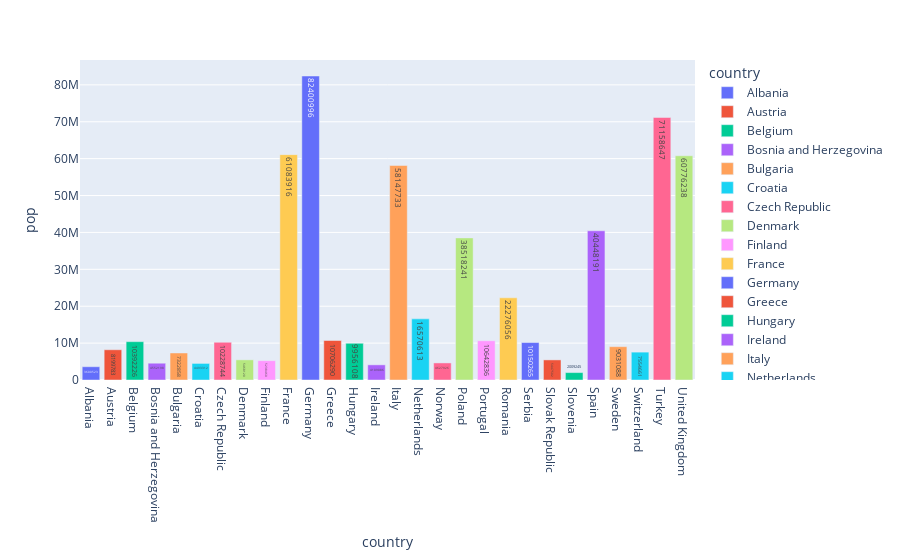

Notebook code for this chart:
### Code cell
df_eru=px.data.gapminder().query("continent == 'Europe' and year== 2007 and pop > 2.e6")
fig=px.bar(df_eru,y='pop',x='country',text='pop',color='country')
fig

### Figure 1 — Plotly figure (JSON) as saved in the notebook; plotly's stock layout.template omitted (floating-point values rounded to 4 significant figures)
{"data": [{"alignmentgroup": "True", "hovertemplate": "country=%{x}<br>pop=%{text}<extra></extra>", "legendgroup": "Albania", "marker": {"color": "#636efa", "pattern": {"shape": ""}}, "name": "Albania", "offsetgroup": "Albania", "orientation": "v", "showlegend": true, "text": ["3600523"], "textposition": "auto", "type": "bar", "x": ["Albania"], "xaxis": "x", "y": [3600523], "yaxis": "y"}, {"alignmentgroup": "True", "hovertemplate": "country=%{x}<br>pop=%{text}<extra></extra>", "legendgroup": "Austria", "marker": {"color": "#EF553B", "pattern": {"shape": ""}}, "name": "Austria", "offsetgroup": "Austria", "orientation": "v", "showlegend": true, "text": ["8199783"], "textposition": "auto", "type": "bar", "x": ["Austria"], "xaxis": "x", "y": [8199783], "yaxis": "y"}, {"alignmentgroup": "True", "hovertemplate": "country=%{x}<br>pop=%{text}<extra></extra>", "legendgroup": "Belgium", "marker": {"color": "#00cc96", "pattern": {"shape": ""}}, "name": "Belgium", "offsetgroup": "Belgium", "orientation": "v", "showlegend": true, "text": ["10392226"], "textposition": "auto", "type": "bar", "x": ["Belgium"], "xaxis": "x", "y": [10392226], "yaxis": "y"}, {"alignmentgroup": "True", "hovertemplate": "country=%{x}<br>pop=%{text}<extra></extra>", "legendgroup": "Bosnia and Herzegovina", "marker": {"color": "#ab63fa", "pattern": {"shape": ""}}, "name": "Bosnia and Herzegovina", "offsetgroup": "Bosnia and Herzegovina", "orientation": "v", "showlegend": true, "text": ["4552198"], "textposition": "auto", "type": "bar", "x": ["Bosnia and Herzegovina"], "xaxis": "x", "y": [4552198], "yaxis": "y"}, {"alignmentgroup": "True", "hovertemplate": "country=%{x}<br>pop=%{text}<extra></extra>", "legendgroup": "Bulgaria", "marker": {"color": "#FFA15A", "pattern": {"shape": ""}}, "name": "Bulgaria", "offsetgroup": "Bulgaria", "orientation": "v", "showlegend": true, "text": ["7322858"], "textposition": "auto", "type": "bar", "x": ["Bulgaria"], "xaxis": "x", "y": [7322858], "yaxis": "y"}, {"alignmentgroup": "True", "hovertemplate": "country=%{x}<br>pop=%{text}<extra></extra>", "legendgroup": "Croatia", "marker": {"color": "#19d3f3", "pattern": {"shape": ""}}, "name": "Croatia", "offsetgroup": "Croatia", "orientation": "v", "showlegend": true, "text": ["4493312"], "textposition": "auto", "type": "bar", "x": ["Croatia"], "xaxis": "x", "y": [4493312], "yaxis": "y"}, {"alignmentgroup": "True", "hovertemplate": "country=%{x}<br>pop=%{text}<extra></extra>", "legendgroup": "Czech Republic", "marker": {"color": "#FF6692", "pattern": {"shape": ""}}, "name": "Czech Republic", "offsetgroup": "Czech Republic", "orientation": "v", "showlegend": true, "text": ["10228744"], "textposition": "auto", "type": "bar", "x": ["Czech Republic"], "xaxis": "x", "y": [10228744], "yaxis": "y"}, {"alignmentgroup": "True", "hovertemplate": "country=%{x}<br>pop=%{text}<extra></extra>", "legendgroup": "Denmark", "marker": {"color": "#B6E880", "pattern": {"shape": ""}}, "name": "Denmark", "offsetgroup": "Denmark", "orientation": "v", "showlegend": true, "text": ["5468120"], "textposition": "auto", "type": "bar", "x": ["Denmark"], "xaxis": "x", "y": [5468120], "yaxis": "y"}, {"alignmentgroup": "True", "hovertemplate": "country=%{x}<br>pop=%{text}<extra></extra>", "legendgroup": "Finland", "marker": {"color": "#FF97FF", "pattern": {"shape": ""}}, "name": "Finland", "offsetgroup": "Finland", "orientation": "v", "showlegend": true, "text": ["5238460"], "textposition": "auto", "type": "bar", "x": ["Finland"], "xaxis": "x", "y": [5238460], "yaxis": "y"}, {"alignmentgroup": "True", "hovertemplate": "country=%{x}<br>pop=%{text}<extra></extra>", "legendgroup": "France", "marker": {"color": "#FECB52", "pattern": {"shape": ""}}, "name": "France", "offsetgroup": "France", "orientation": "v", "showlegend": true, "text": ["61083916"], "textposition": "auto", "type": "bar", "x": ["France"], "xaxis": "x", "y": [61083916], "yaxis": "y"}, {"alignmentgroup": "True", "hovertemplate": "country=%{x}<br>pop=%{text}<extra></extra>", "legendgroup": "Germany", "marker": {"color": "#636efa", "pattern": {"shape": ""}}, "name": "Germany", "offsetgroup": "Germany", "orientation": "v", "showlegend": true, "text": ["82400996"], "textposition": "auto", "type": "bar", "x": ["Germany"], "xaxis": "x", "y": [82400996], "yaxis": "y"}, {"alignmentgroup": "True", "hovertemplate": "country=%{x}<br>pop=%{text}<extra></extra>", "legendgroup": "Greece", "marker": {"color": "#EF553B", "pattern": {"shape": ""}}, "name": "Greece", "offsetgroup": "Greece", "orientation": "v", "showlegend": true, "text": ["10706290"], "textposition": "auto", "type": "bar", "x": ["Greece"], "xaxis": "x", "y": [10706290], "yaxis": "y"}, {"alignmentgroup": "True", "hovertemplate": "country=%{x}<br>pop=%{text}<extra></extra>", "legendgroup": "Hungary", "marker": {"color": "#00cc96", "pattern": {"shape": ""}}, "name": "Hungary", "offsetgroup": "Hungary", "orientation": "v", "showlegend": true, "text": ["9956108"], "textposition": "auto", "type": "bar", "x": ["Hungary"], "xaxis": "x", "y": [9956108], "yaxis": "y"}, {"alignmentgroup": "True", "hovertemplate": "country=%{x}<br>pop=%{text}<extra></extra>", "legendgroup": "Ireland", "marker": {"color": "#ab63fa", "pattern": {"shape": ""}}, "name": "Ireland", "offsetgroup": "Ireland", "orientation": "v", "showlegend": true, "text": ["4109086"], "textposition": "auto", "type": "bar", "x": ["Ireland"], "xaxis": "x", "y": [4109086], "yaxis": "y"}, {"alignmentgroup": "True", "hovertemplate": "country=%{x}<br>pop=%{text}<extra></extra>", "legendgroup": "Italy", "marker": {"color": "#FFA15A", "pattern": {"shape": ""}}, "name": "Italy", "offsetgroup": "Italy", "orientation": "v", "showlegend": true, "text": ["58147733"], "textposition": "auto", "type": "bar", "x": ["Italy"], "xaxis": "x", "y": [58147733], "yaxis": "y"}, {"alignmentgroup": "True", "hovertemplate": "country=%{x}<br>pop=%{text}<extra></extra>", "legendgroup": "Netherlands", "marker": {"color": "#19d3f3", "pattern": {"shape": ""}}, "name": "Netherlands", "offsetgroup": "Netherlands", "orientation": "v", "showlegend": true, "text": ["16570613"], "textposition": "auto", "type": "bar", "x": ["Netherlands"], "xaxis": "x", "y": [16570613], "yaxis": "y"}, {"alignmentgroup": "True", "hovertemplate": "country=%{x}<br>pop=%{text}<extra></extra>", "legendgroup": "Norway", "marker": {"color": "#FF6692", "pattern": {"shape": ""}}, "name": "Norway", "offsetgroup": "Norway", "orientation": "v", "showlegend": true, "text": ["4627926"], "textposition": "auto", "type": "bar", "x": ["Norway"], "xaxis": "x", "y": [4627926], "yaxis": "y"}, {"alignmentgroup": "True", "hovertemplate": "country=%{x}<br>pop=%{text}<extra></extra>", "legendgroup": "Poland", "marker": {"color": "#B6E880", "pattern": {"shape": ""}}, "name": "Poland", "offsetgroup": "Poland", "orientation": "v", "showlegend": true, "text": ["38518241"], "textposition": "auto", "type": "bar", "x": ["Poland"], "xaxis": "x", "y": [38518241], "yaxis": "y"}, {"alignmentgroup": "True", "hovertemplate": "country=%{x}<br>pop=%{text}<extra></extra>", "legendgroup": "Portugal", "marker": {"color": "#FF97FF", "pattern": {"shape": ""}}, "name": "Portugal", "offsetgroup": "Portugal", "orientation": "v", "showlegend": true, "text": ["10642836"], "textposition": "auto", "type": "bar", "x": ["Portugal"], "xaxis": "x", "y": [10642836], "yaxis": "y"}, {"alignmentgroup": "True", "hovertemplate": "country=%{x}<br>pop=%{text}<extra></extra>", "legendgroup": "Romania", "marker": {"color": "#FECB52", "pattern": {"shape": ""}}, "name": "Romania", "offsetgroup": "Romania", "orientation": "v", "showlegend": true, "text": ["22276056"], "textposition": "auto", "type": "bar", "x": ["Romania"], "xaxis": "x", "y": [22276056], "yaxis": "y"}, {"alignmentgroup": "True", "hovertemplate": "country=%{x}<br>pop=%{text}<extra></extra>", "legendgroup": "Serbia", "marker": {"color": "#636efa", "pattern": {"shape": ""}}, "name": "Serbia", "offsetgroup": "Serbia", "orientation": "v", "showlegend": true, "text": ["10150265"], "textposition": "auto", "type": "bar", "x": ["Serbia"], "xaxis": "x", "y": [10150265], "yaxis": "y"}, {"alignmentgroup": "True", "hovertemplate": "country=%{x}<br>pop=%{text}<extra></extra>", "legendgroup": "Slovak Republic", "marker": {"color": "#EF553B", "pattern": {"shape": ""}}, "name": "Slovak Republic", "offsetgroup": "Slovak Republic", "orientation": "v", "showlegend": true, "text": ["5447502"], "textposition": "auto", "type": "bar", "x": ["Slovak Republic"], "xaxis": "x", "y": [5447502], "yaxis": "y"}, {"alignmentgroup": "True", "hovertemplate": "country=%{x}<br>pop=%{text}<extra></extra>", "legendgroup": "Slovenia", "marker": {"color": "#00cc96", "pattern": {"shape": ""}}, "name": "Slovenia", "offsetgroup": "Slovenia", "orientation": "v", "showlegend": true, "text": ["2009245"], "textposition": "auto", "type": "bar", "x": ["Slovenia"], "xaxis": "x", "y": [2009245], "yaxis": "y"}, {"alignmentgroup": "True", "hovertemplate": "country=%{x}<br>pop=%{text}<extra></extra>", "legendgroup": "Spain", "marker": {"color": "#ab63fa", "pattern": {"shape": ""}}, "name": "Spain", "offsetgroup": "Spain", "orientation": "v", "showlegend": true, "text": ["40448191"], "textposition": "auto", "type": "bar", "x": ["Spain"], "xaxis": "x", "y": [40448191], "yaxis": "y"}, {"alignmentgroup": "True", "hovertemplate": "country=%{x}<br>pop=%{text}<extra></extra>", "legendgroup": "Sweden", "marker": {"color": "#FFA15A", "pattern": {"shape": ""}}, "name": "Sweden", "offsetgroup": "Sweden", "orientation": "v", "showlegend": true, "text": ["9031088"], "textposition": "auto", "type": "bar", "x": ["Sweden"], "xaxis": "x", "y": [9031088], "yaxis": "y"}, {"alignmentgroup": "True", "hovertemplate": "country=%{x}<br>pop=%{text}<extra></extra>", "legendgroup": "Switzerland", "marker": {"color": "#19d3f3", "pattern": {"shape": ""}}, "name": "Switzerland", "offsetgroup": "Switzerland", "orientation": "v", "showlegend": true, "text": ["7554661"], "textposition": "auto", "type": "bar", "x": ["Switzerland"], "xaxis": "x", "y": [7554661], "yaxis": "y"}, {"alignmentgroup": "True", "hovertemplate": "country=%{x}<br>pop=%{text}<extra></extra>", "legendgroup": "Turkey", "marker": {"color": "#FF6692", "pattern": {"shape": ""}}, "name": "Turkey", "offsetgroup": "Turkey", "orientation": "v", "showlegend": true, "text": ["71158647"], "textposition": "auto", "type": "bar", "x": ["Turkey"], "xaxis": "x", "y": [71158647], "yaxis": "y"}, {"alignmentgroup": "True", "hovertemplate": "country=%{x}<br>pop=%{text}<extra></extra>", "legendgroup": "United Kingdom", "marker": {"color": "#B6E880", "pattern": {"shape": ""}}, "name": "United Kingdom", "offsetgroup": "United Kingdom", "orientation": "v", "showlegend": true, "text": ["60776238"], "textposition": "auto", "type": "bar", "x": ["United Kingdom"], "xaxis": "x", "y": [60776238], "yaxis": "y"}], "layout": {"barmode": "relative", "legend": {"title": {"text": "country"}, "tracegroupgap": 0}, "margin": {"t": 60}, "xaxis": {"anchor": "y", "categoryarray": ["Albania", "Austria", "Belgium", "Bosnia and Herzegovina", "Bulgaria", "Croatia", "Czech Republic", "Denmark", "Finland", "France", "Germany", "Greece", "Hungary", "Ireland", "Italy", "Netherlands", "Norway", "Poland", "Portugal", "Romania", "Serbia", "Slovak Republic", "Slovenia", "Spain", "Sweden", "Switzerland", "Turkey", "United Kingdom"], "categoryorder": "array", "domain": [0, 1], "title": {"text": "country"}}, "yaxis": {"anchor": "x", "domain": [0, 1], "title": {"text": "pop"}}}}
